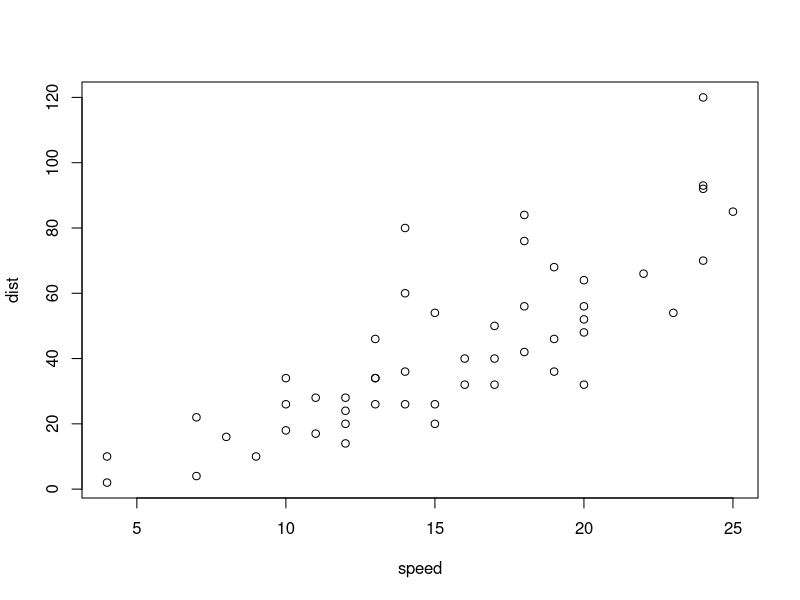
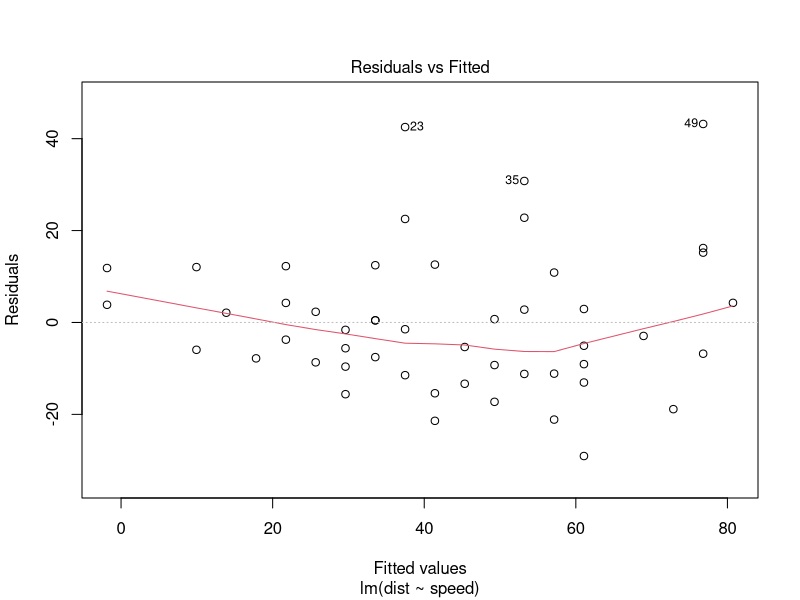
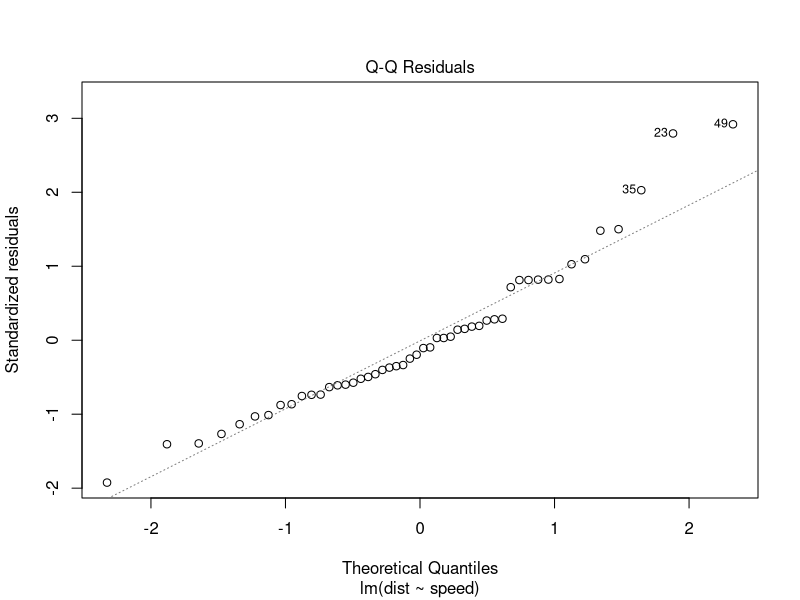
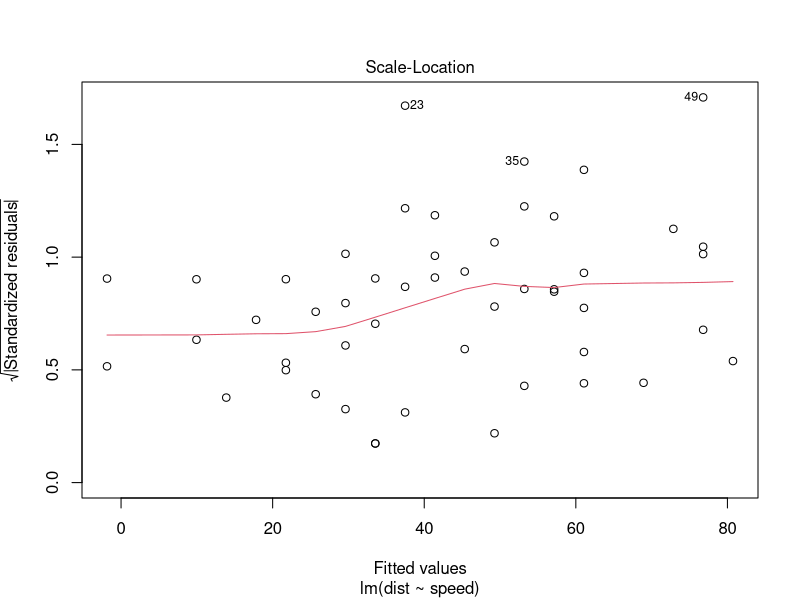
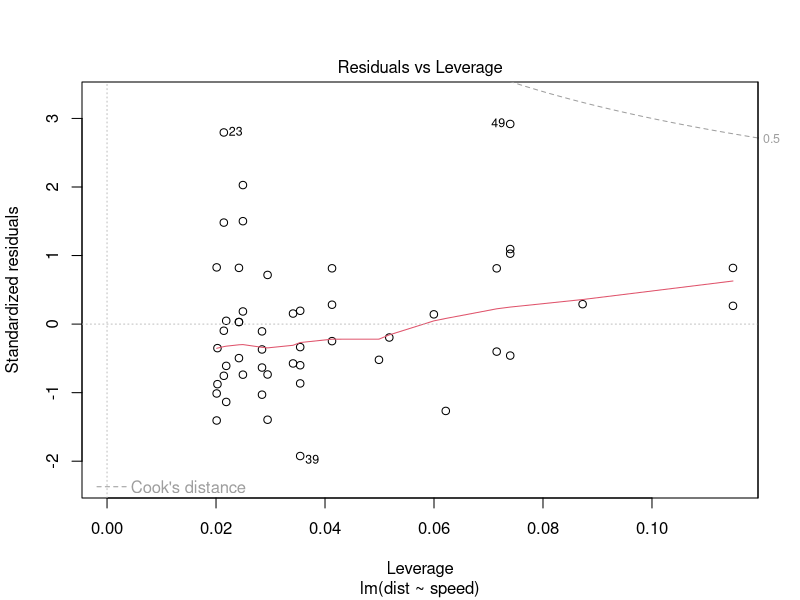
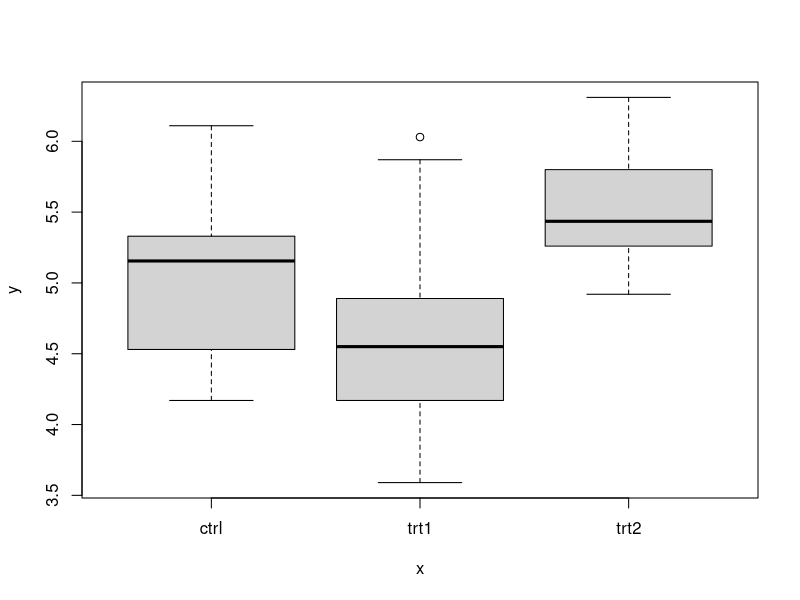

Write R code to recreate these figures, in order.
head(mtcars)
head(cars)
attach(cars)


plot(x=speed,y=dist)
cor(speed,dist)

lm(speed~dist)

summary(lm(speed~dist))
model<-lm(dist~speed)


coefficients(model)
confint(model)
anova(model)
plot(model)


addon=data.frame(speed=45)
predict(model,addon)
#    1 
#159.3793 




######Multiple Regression


head(mtcars)
attach(mtcars)
mymodel<-lm(mtcars$mpg~drat+wt)
summary(mymodel)
cor(drat,wt)
confint(mymodel)
mymodel2<-lm(mtcars$mpg~drat+I(wt^2)+wt)
summary(mymodel2)
anova(mymodel2)
# Df Sum Sq Mean Sq F value    Pr(>F)    
# drat       1 522.48  522.48  71.900 3.212e-09 ***
#   I(wt^2)    1 247.23  247.23  34.022 2.873e-06 ***
#   wt         1 152.87  152.87  21.037 8.581e-05 ***





###########logistic regression


attach(mtcars)
mymodel3=glm(data=mtcars,am~wt+mtcars$mpg+drat,family = "binomial")
summary(mymodel3)


mymodel4=glm(data=mtcars,am~wt,family="binomial")
summary(mymodel4)


addon=data.frame(wt=4.5)
predict(mymodel4,addon,type="response")


summary(PlantGrowth)
# weight       group   
# Min.   :3.590   ctrl:10  
# 1st Qu.:4.550   trt1:10  
# Median :5.155   trt2:10  
# Mean   :5.073            
# 3rd Qu.:5.530            
# Max.   :6.310     

attach(PlantGrowth)
plot(group,weight)


mysubset=subset(PlantGrowth,group!="ctrl")
mymodel5=glm(data=mysubset,group~weight,family = "binomial")
summary(mymodel5)
addon=data.frame(weight=7.5)
predict(mymodel5,addon,type="response")
